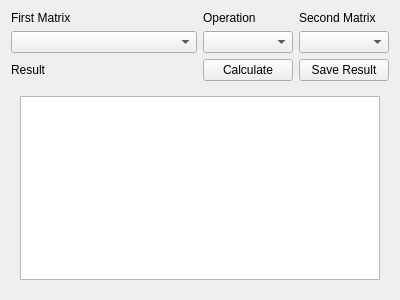
<?xml version="1.0" encoding="UTF-8"?>
<ui version="4.0">
 <class>Form</class>
 <widget class="QWidget" name="Form">
  <property name="geometry">
   <rect>
    <x>0</x>
    <y>0</y>
    <width>400</width>
    <height>300</height>
   </rect>
  </property>
  <property name="windowTitle">
   <string>Form</string>
  </property>
  <layout class="QGridLayout" name="gridLayout">
   <item row="0" column="0" colspan="2">
    <widget class="QLabel" name="lbOp1">
     <property name="text">
      <string>First Matrix</string>
     </property>
    </widget>
   </item>
   <item row="0" column="2">
    <widget class="QLabel" name="lbOpt">
     <property name="text">
      <string>Operation</string>
     </property>
    </widget>
   </item>
   <item row="0" column="3">
    <widget class="QLabel" name="lbOp2">
     <property name="text">
      <string>Second Matrix</string>
     </property>
    </widget>
   </item>
   <item row="1" column="0" colspan="2">
    <widget class="QComboBox" name="cbOp1"/>
   </item>
   <item row="1" column="2">
    <widget class="QComboBox" name="cbOpt"/>
   </item>
   <item row="1" column="3">
    <widget class="QComboBox" name="cbOp2"/>
   </item>
   <item row="2" column="0">
    <widget class="QLabel" name="lbRes">
     <property name="text">
      <string>Result</string>
     </property>
    </widget>
   </item>
   <item row="2" column="2">
    <widget class="QPushButton" name="pbCal">
     <property name="text">
      <string>Calculate</string>
     </property>
    </widget>
   </item>
   <item row="3" column="0" colspan="4">
    <widget class="QStackedWidget" name="stackedWidget">
     <property name="currentIndex">
      <number>0</number>
     </property>
     <widget class="QWidget" name="page">
      <layout class="QVBoxLayout" name="verticalLayout">
       <item>
        <widget class="TensorTableWidget" name="tvRes"/>
       </item>
      </layout>
     </widget>
     <widget class="QWidget" name="page_2">
      <layout class="QVBoxLayout" name="verticalLayout_2">
       <item>
        <widget class="QLabel" name="label">
         <property name="text">
          <string>Cannot show tensor. Please save it and view it in the editor.</string>
         </property>
        </widget>
       </item>
      </layout>
     </widget>
    </widget>
   </item>
   <item row="2" column="3">
    <widget class="QPushButton" name="pushButton">
     <property name="text">
      <string>Save Result</string>
     </property>
    </widget>
   </item>
  </layout>
 </widget>
 <customwidgets>
  <customwidget>
   <class>TensorTableWidget</class>
   <extends>QTableWidget</extends>
   <header>ui.views.TensorTableWidget</header>
  </customwidget>
 </customwidgets>
 <resources/>
 <connections>
  <connection>
   <sender>pushButton</sender>
   <signal>clicked()</signal>
   <receiver>Form</receiver>
   <slot>saveMatrix()</slot>
   <hints>
    <hint type="sourcelabel">
     <x>340</x>
     <y>76</y>
    </hint>
    <hint type="destinationlabel">
     <x>397</x>
     <y>86</y>
    </hint>
   </hints>
  </connection>
 </connections>
 <slots>
  <slot>saveMatrix()</slot>
 </slots>
</ui>
